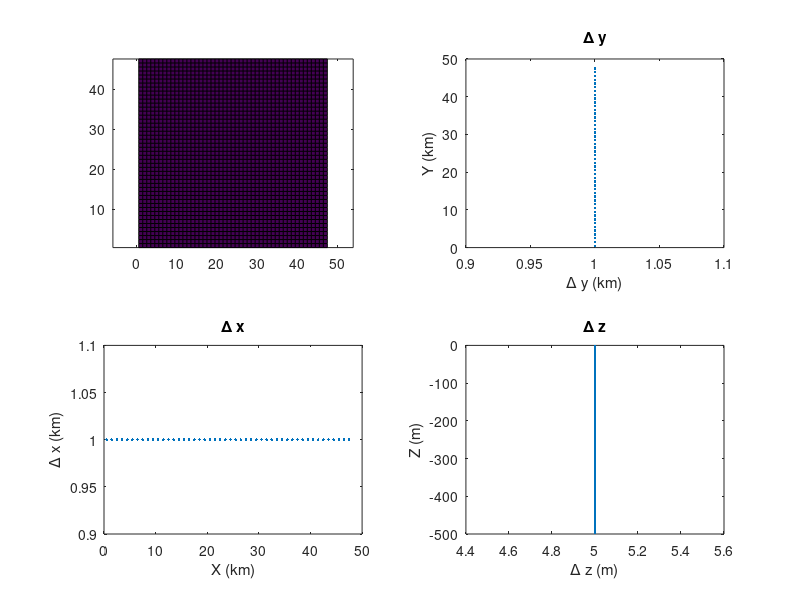
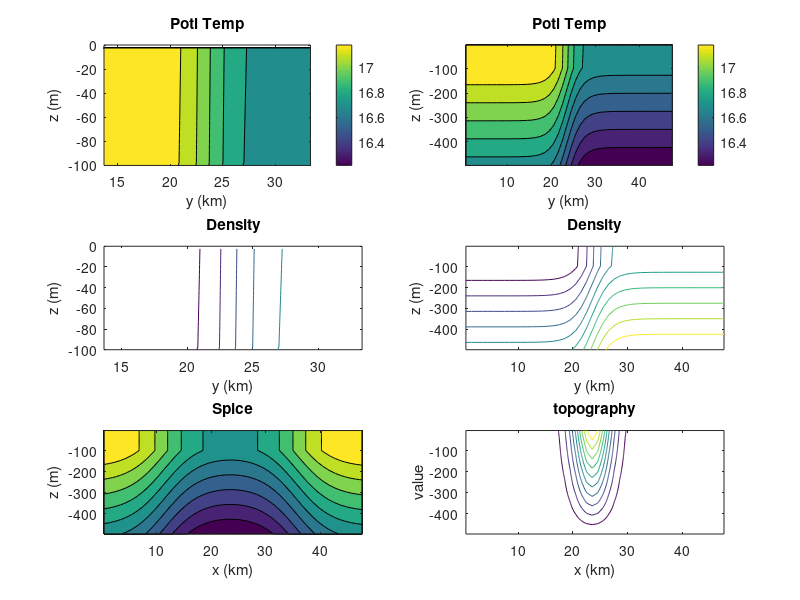

Write the MATLAB code that produced these figures, in order.
%function geninit()
%  This function generates initial condition files for the mitgcm.
% if init_vel=1, then the front problem is used
% if init_vel=0, then resting (other than small symmetry-breaking
% random noise) initial conditions are used.

%
% FLAGS FOR IC
IC = 'FK08'; % Single front in center of domain, following Fox-Kemper et al. 2008a
% IC = 'UNIF'; % Uniform frontal region

nx=48;
ny=nx/2+1;
ny = nx;
% ny = 24;
nz=100;
init_vel=1;
dxspacing=1000;
dyspacing=dxspacing;

Lx=dxspacing*nx;
Ly=dyspacing*ny;

fprintf(' nx= %i , ny= %i , nz= %i ; dx=%6.1f , dy=%6.1f\n', ...
          nx,ny,nz,dxspacing,dxspacing)

%-- Params
g=9.81;
tAlpha=-2e-4;
f0=1e-4;
rho=1035;
day=24*60^2;
prec='real*8';
ieee='b';

H=500;            %Max depth

fprintf(' Lx=%6.1f , Ly=%6.1f , H=%6.1f\n',Lx,Ly,H);

%-- Grid: x
dx=ones(1,nx);                                  % uniform resolution
dx=dx*Lx/sum(dx); 
xf=cumsum([0 dx]); % Face x points
xc=(xf(1:end-1)+xf(2:end))/2; % Centered x points

%-- Grid: y
dy=ones(1,ny);                                  % uniform resolution
dy=dy*Ly/sum(dy); 
yf=cumsum([0 dy]);  % Face y-points
yc=(yf(1:end-1)+yf(2:end))/2;  %Centered y-points
L=yc(end)-yc(1);	% this takes into account the wall of topography!!!

%-- Grid: z
dh=H/nz*ones(1,nz);
zf=-round(cumsum([0 dh])/1)*1;   % Face z points
dh=-diff(zf);
zc=(zf(1:end-1)+zf(2:end))/2;  % centered z points
nz=length(dh);
H=sum(dh);

[XT,YT,ZT]=ndgrid(xc,yc,zc); % This is the centered, temperature grid.
[XU,YU,ZU]=ndgrid(xf,yc,zc); % This is the U grid.
[XV,YV,ZV]=ndgrid(xc,yf,zc); % This is the V grid.
[XW,YW,ZW]=ndgrid(xc,yc,zf); % This is the W grid.
[XB,YB]=ndgrid(xc,yc); % This is the Bathymetry grid.

% Stratification Params
Dml=100;             % Mixed-layer Depth
D=Dml;

y0=yc(round(length(yc)/2));     % centered location of Front

Ms=(2e-4)^2 ;     %db/dy  2e-4 is about 1 K/50 km
Ms = (4*f0).^2;
% Ns=9*Ms^2/f0^2 ;  %db/dz
Ns = 16*Ms;
Ns_ML = Ms;
%MLI Scales (Fox-Kemper et al. 2008a)
Us = Ms*Dml./f0;
Ri = Ns_ML.*f0^2./Ms.^2;
Ls = 2*pi*Us./f0*sqrt((1+Ri)/(5/2))
Lf=2*1e3;          % Half-Width of Front
Lf = 1*Ls;
deltatheta=Lf*Ms/g/tAlpha;
T0=17;
dthetadz=-Ns/g/tAlpha;
dthetadz_ML = -Ns_ML/g/tAlpha;

fprintf(' Ms=%15.6e , Ns=%15.6e , T0= %6.3f\n',Ms,Ns,T0);
fprintf(' deltatheta=%15.6e , dthetadz=%15.6e\n',deltatheta,dthetadz);

%-- Bathymetry
% Bathymetry is on Xc, Yc
hh=ones(size(XB));
hh(:,end)=0*hh(:,end);
hh=-H*hh;

figure(1); clf
subplot(221)
pcolor(XB/1e3,YB/1e3,hh)
axis equal

subplot(223)
plot(xc/1e3,dx/1e3,'.'); xlabel('X (km)');ylabel('\Delta x (km)')
title('\Delta x')

subplot(222)
plot(dy/1e3,yc/1e3,'.'); ylabel('Y (km)');xlabel('\Delta y (km)')
title('\Delta y')

subplot(224)
plot(dh,zc,'.'); ylabel('Z (m)');xlabel('\Delta z (m)')
title('\Delta z')

fid=fopen('topo_sl.bin','w',ieee); fwrite(fid,hh,prec); fclose(fid);

% Initial Temp Profile
figure(2); clf

% theta=T0+dthetadz*(ZT-ZT(1,1,end))+deltatheta*tanh((YT-y0)/Lf)/2;
theta = NaN(nx, ny, nz);
% Impose a strong initial and restoring mixed layer to Dml
i=1;
iml=1;

iml = find(ZT(1,1,:) > -Dml, 1, 'last');
% while ((ZT(1,1,iml)>-Dml)&(iml<length(ZT(1,1,:))))
%   iml=iml+1;
% end
switch IC
    case 'FK08'
        theta(:,:,1:iml) = T0+dthetadz_ML*(ZT(:,:,1:iml)-ZT(1,1,iml))+deltatheta*tanh(2*(YT(:,:,1:iml)-y0)/Lf)/2;
        theta(:,:,iml+1:end) = T0+dthetadz*(ZT(:,:,iml+1:end)-ZT(1,1,iml))+deltatheta*tanh(2*(YT(:,:,iml+1:end)-y0)/Lf)/2;
        % Velocity
        dthetady = deltatheta*sech(2*(YT-y0)/Lf).^2/(Lf);
        uinit = g*tAlpha/f0*dthetady.*permute(repmat(zc-zc(end), [nx 1 ny]), [1 3 2]);
    case 'UNIF'
        Mst = Ms/g/tAlpha;
        theta(:,:,1:iml) = T0+dthetadz_ML*(ZT(:,:,1:iml)-ZT(1,1,iml))+Mst.*YT(:,:,1:iml);
        theta(:,:,iml+1:end) = T0+dthetadz*(ZT(:,:,iml+1:end)-ZT(1,1,iml))+Mst.*YT(:,:,iml+1:end);
        % Velocity
        dthetady = Mst;
        uinit = g*tAlpha/f0*dthetady.*permute(repmat(zc-zc(end), [nx 1 ny]), [1 3 2]);
end

fprintf('      Z    , Theta: j=1 ,  j=end\n');
fprintf(' %10.4f %10.4f %10.4f\n', ...
[ZT(1,1,1) theta(1,1,1) theta(1,end,1) ; ...
 ZT(1,1,i) theta(1,1,i) theta(1,end,i);  ...
 ZT(1,1,end) theta(1,1,end) theta(1,end,end)]' ...
);

subplot(3,2,1)
[h,c]=contourf(squeeze(YT(1,:,:))/1e3,squeeze(ZT(1,:,:)),squeeze(theta(1,:,:)));
axis([(yc(round(length(yc)/2))-1.5*Lf)/1e3 (yc(round(length(yc)/2))+1.5*Lf)/1e3 -Dml 0])
colorbar
title('Potl Temp')
xlabel('y (km)');ylabel('z (m)')

subplot(3,2,2)
[h,c]=contourf(squeeze(YT(1,:,:))/1e3,squeeze(ZT(1,:,:)),squeeze(theta(1,:,:)));
colorbar
title('Potl Temp')
xlabel('y (km)');ylabel('z (m)')


subplot(3,2,3)
dens=theta*rho*tAlpha+rho;
[h,c]=contour(squeeze(YT(1,:,:))/1e3,squeeze(ZT(1,:,:)),squeeze(dens(1,:,:)));
title('Density')
xlabel('y (km)');ylabel('z (m)')
axis([(yc(round(length(yc)/2))-1.5*Lf)/1e3 (yc(round(length(yc)/2))+1.5*Lf)/1e3 -Dml 0])


fid=fopen('uInitial.bin','w',ieee); fwrite(fid,uinit,prec); fclose(fid);

%Spice

x1=xc(round(length(xc)/4));     % centered location of Front #1
x2=xc(round(3*length(xc)/4));     % centered location of Front #2
spice=T0+dthetadz*(ZT-ZT(1,1,end))+deltatheta*(tanh((XT-x1)/Lf)-tanh((XT-x2)/Lf)-1)/2;

i=1;
while (i<iml)
  spice(:,:,i)=spice(:,:,iml);
  i=i+1;
end

subplot(3,2,4)
[h,c]=contour(squeeze(YT(1,:,:))/1e3,squeeze(ZT(1,:,:)),squeeze(dens(1,:,:)));
title('Density')
xlabel('y (km)');ylabel('z (m)')

subplot(3,2,5)
[h,c]=contourf(squeeze(XT(:,1,:))/1e3,squeeze(ZT(:,1,:)),squeeze(spice(:,1,:)));
title('Spice')
xlabel('x (km)');ylabel('z (m)')

subplot(3,2,6)
plot(YB(1,:)/1e3,hh(1,:))
[h,c]=contour(squeeze(YT(1,:,:))/1e3,squeeze(ZT(1,:,:)),squeeze(uinit(1,:,:)));
title('topography')
xlabel('x (km)');ylabel('value')

%-- Perturb Initial temperature
pert=rand(size(theta(:,:,1)));
pert=1e-5*(pert-0.5);
for i=1:length(theta(1,1,:))
  theta(:,:,i)=theta(:,:,i)+pert;
end

fid=fopen('thetaInitial.bin','w',ieee);
fwrite(fid,theta,prec); fclose(fid);

fid=fopen('spiceInitial.bin','w',ieee);
fwrite(fid,spice,prec); fclose(fid);

% Generate forcing
% Flux
% Q=zeros([1, size(XB)]);
% Q(:,:,:) = 200;

Q=zeros( size(XB));
Q(:,:) = 0;200;

fid=fopen('Qnet.forcing','w',ieee); fwrite(fid,Q,prec); fclose(fid);

UW=zeros( size(XB));
UW(:,:) = .1;

fid=fopen('ZonalTau.forcing','w',ieee); fwrite(fid,Q,prec); fclose(fid);
